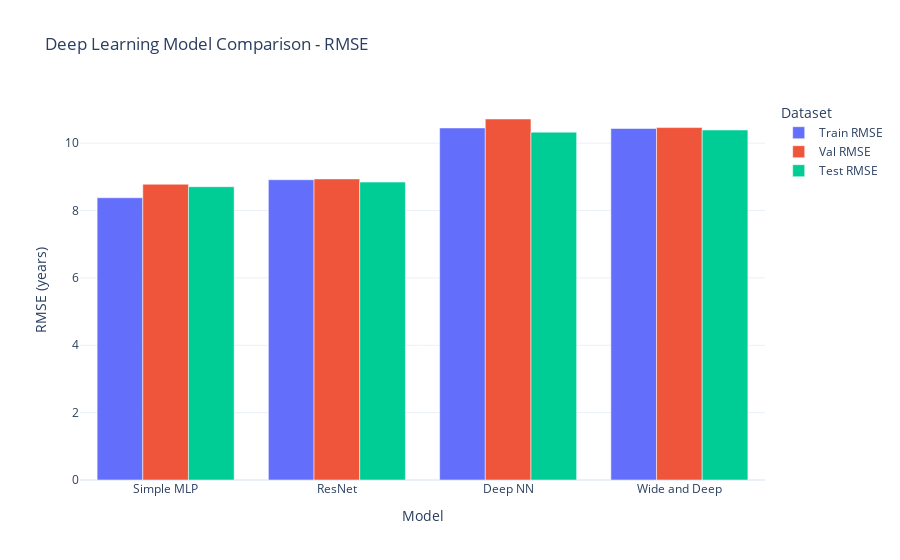

Notebook source saved alongside this figure:
### Code cell
fig = px.bar(
    comparison_df,
    x='Model',
    y=['Train RMSE', 'Val RMSE', 'Test RMSE'],
    barmode='group',
    title='Deep Learning Model Comparison - RMSE',
    labels={'value': 'RMSE (years)', 'variable': 'Dataset'}
)
fig.update_layout(template='plotly_white')
fig.write_html('reports/figures/29_dl_model_comparison.html')
fig.show()

### Figure 1 — Plotly figure (JSON) as saved in the notebook; plotly's stock layout.template omitted (floating-point values rounded to 4 significant figures)
{"data": [{"alignmentgroup": "True", "hovertemplate": "Dataset=Train RMSE<br>Model=%{x}<br>RMSE (years)=%{y}<extra></extra>", "legendgroup": "Train RMSE", "marker": {"color": "#636efa", "pattern": {"shape": ""}}, "name": "Train RMSE", "offsetgroup": "Train RMSE", "orientation": "v", "showlegend": true, "textposition": "auto", "type": "bar", "x": ["Simple MLP", "ResNet", "Deep NN", "Wide and Deep"], "xaxis": "x", "y": [8.379, 8.913, 10.45, 10.43], "yaxis": "y"}, {"alignmentgroup": "True", "hovertemplate": "Dataset=Val RMSE<br>Model=%{x}<br>RMSE (years)=%{y}<extra></extra>", "legendgroup": "Val RMSE", "marker": {"color": "#EF553B", "pattern": {"shape": ""}}, "name": "Val RMSE", "offsetgroup": "Val RMSE", "orientation": "v", "showlegend": true, "textposition": "auto", "type": "bar", "x": ["Simple MLP", "ResNet", "Deep NN", "Wide and Deep"], "xaxis": "x", "y": [8.78, 8.938, 10.72, 10.46], "yaxis": "y"}, {"alignmentgroup": "True", "hovertemplate": "Dataset=Test RMSE<br>Model=%{x}<br>RMSE (years)=%{y}<extra></extra>", "legendgroup": "Test RMSE", "marker": {"color": "#00cc96", "pattern": {"shape": ""}}, "name": "Test RMSE", "offsetgroup": "Test RMSE", "orientation": "v", "showlegend": true, "textposition": "auto", "type": "bar", "x": ["Simple MLP", "ResNet", "Deep NN", "Wide and Deep"], "xaxis": "x", "y": [8.706, 8.843, 10.33, 10.39], "yaxis": "y"}], "layout": {"barmode": "group", "legend": {"title": {"text": "Dataset"}, "tracegroupgap": 0}, "title": {"text": "Deep Learning Model Comparison - RMSE"}, "xaxis": {"anchor": "y", "domain": [0, 1], "title": {"text": "Model"}}, "yaxis": {"anchor": "x", "domain": [0, 1], "title": {"text": "RMSE (years)"}}}}
